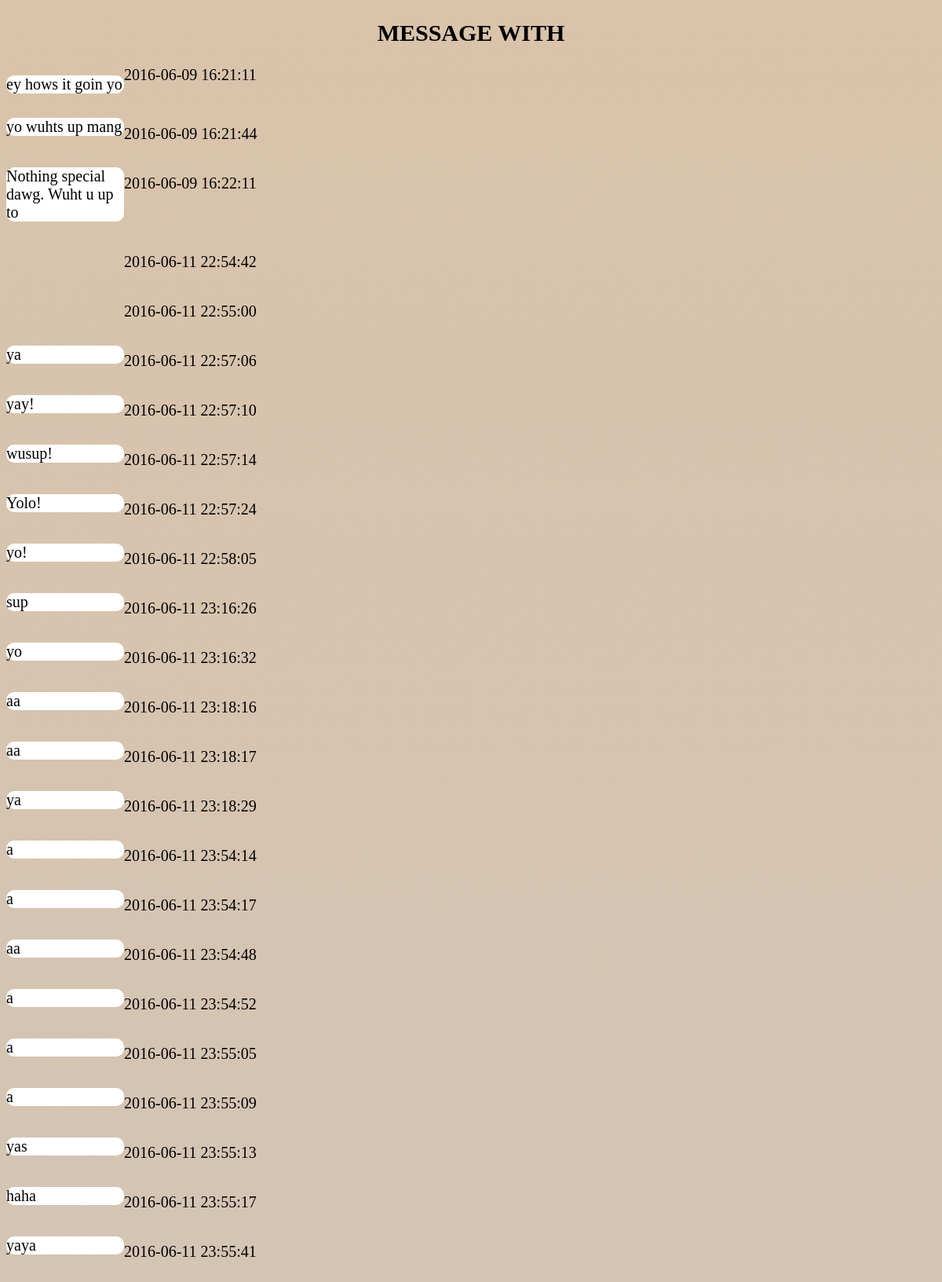
/messages.php?mId=1 (upper part), run on the app's committed database.
### tables this page shows
CREATE TABLE `messages` (
  `Sender` varchar(12) NOT NULL,
  `Receiver` varchar(12) NOT NULL,
  `Message_id` int(11) NOT NULL,
  `Contents` text NOT NULL,
  `receivedTime` datetime NOT NULL DEFAULT CURRENT_TIMESTAMP
);

### sqlRelated.php (called while the page is built, shortened)
<?php
include("db_info.php");
function getFromDb($sql){
	global $db;
	$query = $db->prepare($sql);
	$query->execute();
	$result = $query->fetchAll();
	return $result;
}
?>

### messages.php (the view, shortened to what this page needs)
<?php
include("sqlRelated.php");
$mId = $_REQUEST["mId"];
$myId = $_REQUEST["myId"];
$otherId = $_REQUEST["otherId"];
?>
<!DOCTYPE html>
<html>
	<head>
		<link href="message_design.css" type="text/css" rel="stylesheet" />
	</head>
	<body onload="setInterval('messaging.update(<?=$mId?>,\'<?=$myId?>\')',1000);">
	<div class="messageLayout">
		<H2 id="messageTitle">
		MESSAGE WITH <?=$otherId?>
		</H2>
		<div id="messageBubble">
		<?php
			$sql="SELECT *
			FROM messages
			WHERE Message_id=".$mId."
			ORDER BY receivedTime ASC;";
			$result = getFromDb($sql);
			if(!empty($result)){
				foreach($result as $message){
					$sender = $message['Sender'];
					$contents = $message['Contents'];
					$time = $message['receivedTime'];
					if($sender == $myId){
						?>
						<p id="send" class="message"><?=$contents?></p>
						<p id="timeFSend"><?=$time?></p>
						<?php
					}
					else{
						?>
						<p id="receive" class="message"><?=$contents?></p>
						<p><?=$time?></p>
						<?php
					}?>
					<?php
				}
			}
		?>
		</div>
	</div>
</body>
</html>

### message_design.css (style rules this page uses)
html { background:linear-gradient(rgb(217,195,170),rgb(194,201,213)) center center fixed; background-size:cover; }
body { font-size:20px; font-family:cursive; }
p, input[type="text"],input[type="submit"],input[type="date"],input[type="password"],input[type="file"], select, textarea, button { font-size:20px; font-family:cursive; }
#messageTitle { text-align:center; }
.message { border-radius:10px; width:150px; margin-top:1%; }
.messageLayout { position:relative; margin-bottom:90px; }
.message#receive { background-color:white; float:left; }

### data on the page
messages: Contents "ey hows it goin yo", receivedTime "2016-06-09 16:21:11"
messages: Contents "yo wuhts up mang", receivedTime "2016-06-09 16:21:44"
messages: Contents "Nothing special dawg. Wuht u up to", receivedTime "2016-06-09 16:22:11"
messages: receivedTime "2016-06-11 22:54:42"
messages: receivedTime "2016-06-11 22:55:00"
messages: Contents "ya", receivedTime "2016-06-11 22:57:06"
messages: Contents "yay!", receivedTime "2016-06-11 22:57:10"
messages: Contents "wusup!", receivedTime "2016-06-11 22:57:14"
messages: Contents "Yolo!", receivedTime "2016-06-11 22:57:24"
messages: Contents "yo!", receivedTime "2016-06-11 22:58:05"
messages: Contents "sup", receivedTime "2016-06-11 23:16:26"
messages: Contents "yo", receivedTime "2016-06-11 23:16:32"
messages: Contents "aa", receivedTime "2016-06-11 23:18:16"
messages: Contents "aa", receivedTime "2016-06-11 23:18:17"
messages: Contents "ya", receivedTime "2016-06-11 23:18:29"
messages: Contents "a", receivedTime "2016-06-11 23:54:14"
messages: Contents "a", receivedTime "2016-06-11 23:54:17"
messages: Contents "aa", receivedTime "2016-06-11 23:54:48"
messages: Contents "a", receivedTime "2016-06-11 23:54:52"
messages: Contents "a", receivedTime "2016-06-11 23:55:05"
messages: Contents "a", receivedTime "2016-06-11 23:55:09"
messages: Contents "yas", receivedTime "2016-06-11 23:55:13"
messages: Contents "haha", receivedTime "2016-06-11 23:55:17"
messages: Contents "yaya", receivedTime "2016-06-11 23:55:41"
